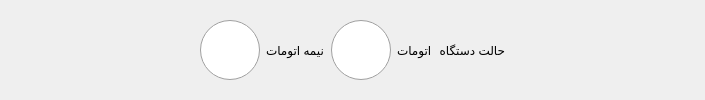
      <widget class="QWidget" name="pageBottleRecognizeMode">
       <layout class="QVBoxLayout" name="verticalLayout_3">
        <property name="leftMargin">
         <number>200</number>
        </property>
        <property name="rightMargin">
         <number>200</number>
        </property>
        <item>
         <layout class="QHBoxLayout" name="h_layout_bottleRecognizeMode">
          <item>
           <widget class="QRadioButton" name="btn_manual_device">
            <property name="styleSheet">
             <string notr="true">QRadioButton::indicator {width: 60px;height: 60px;}
QRadioButton::indicator::unchecked {image: url(images/icon/unchecked.png);} QRadioButton::indicator:unchecked:hover {image: url(images/icon/unchecked-hover.png);}
QRadioButton::indicator::checked {image: url(images/icon/checked.png);}
QRadioButton::indicator:checked:hover {image: url(images/icon/checked-hover.png);}
QRadioButton{font: 28pt &quot;IRANSans&quot;;}
QRadioButton{color:#000000;}
</string>
            </property>
            <property name="text">
             <string>نیمه اتومات</string>
            </property>
           </widget>
          </item>
          <item>
           <widget class="QRadioButton" name="btn_auto_device">
            <property name="styleSheet">
             <string notr="true">QRadioButton::indicator {width: 60px;height: 60px;}
QRadioButton::indicator::unchecked {image: url(images/icon/unchecked.png);} QRadioButton::indicator:unchecked:hover {image: url(images/icon/unchecked-hover.png);}
QRadioButton::indicator::checked {image: url(images/icon/checked.png);}
QRadioButton::indicator:checked:hover {image: url(images/icon/checked-hover.png);}
QRadioButton{font: 28pt &quot;IRANSans&quot;;}
QRadioButton{color:#000000;}
</string>
            </property>
            <property name="text">
             <string>اتومات</string>
            </property>
           </widget>
          </item>
          <item>
           <widget class="QLabel" name="lbl_bottle_recognize_mode">
            <property name="styleSheet">
             <string notr="true">font: 24pt &quot;IRANSansFaNum&quot;;
color: #000000;</string>
            </property>
            <property name="text">
             <string>حالت دستگاه</string>
            </property>
           </widget>
          </item>
         </layout>
        </item>
       </layout>
      </widget>
